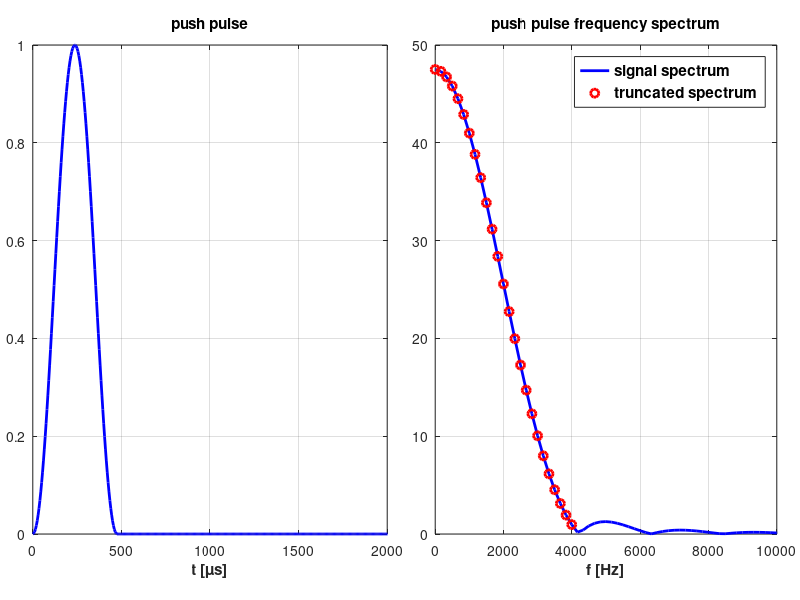

MATLAB code to generate this figure: (Note: this script raises an error after producing the figure.)
% This script loads mat files containing the harmonic Green's function for
% a transverse isotropic medium computed with the script
% "compGreeenFuncsMusclePulse.m". Each function is weighted with the 
% value of the signal's Fourier transform at the corresponding frequency. 
% The displacement generated by the applied signal is obtained
% form the inverse Fourier transform of the sum of all weighted Green's
% functions.
%
% Author: Fabrice Prieur
% Creation date: 04 june 2018
% Copyright: University of Oslo

clear all
% Definition of the signal and of the frequencies of interest. This part is
% the same as in the script "compGreeenFuncsMusclePulse.m"
tsignal=480e-6;
tsig=6e-3;
fs=200e3;
t=(0:1/fs:tsig);
freq=(0:length(t)-1)/length(t)*fs;
ix=find(t<=tsignal);
signal=zeros(1,length(t));
signal(ix)=hann(length(ix)).';
specsignal=fft(signal);
specRed=specsignal(1:25); % Reduced frequency spectrum
specRecon=0*specsignal;
specRecon(1:length(specRed))=specRed;
specRecon(end-length(specRed)+2:end)=conj(fliplr(specRed(2:end)));
signalRecon=real(ifft(specRecon)); % Reconstructed signal
% amplitude has to be adjusted since only part of the spectrum is taken
% into account
coef=max(signal)/max(signalRecon);
signalRecon=signalRecon*coef;

%% Plots
figure('color','w','Position',[251,378,829,420]);
subplot('position',[0.041,0.11,0.443,0.815]);
plot(t*1e6,signal,'b','linewidth',2);xlim([0 2000]);
xlabel('t [\mus]','fontweight','bold','fontsize',11);
title('push pulse');grid
subplot('position',[0.544,0.11,0.427,0.815]);
plot(freq,abs(specsignal),'b','linewidth',2);xlim([0 10000]);
hold on;plot(freq(1:length(specRed)),abs(specRed),'ro','linewidth',2);
legend({'signal spectrum','truncated spectrum'},'fontweight','bold','fontsize',11);
title('push pulse frequency spectrum');grid
xlabel('f [Hz]','fontweight','bold','fontsize',11);


%%
for i=1:length(specRed)
    fname=['Data\GreenFunctions_',int2str(i)];
    load(fname);
    omega=2*pi*freq(i);

    % Displacements only due to SV and SH waves
    xdispSV_Fx=squeeze(GrCoef1(:,:,2,1)+GsCoef1(:,:,2,1));
    xdispSH_Fx=squeeze(GrCoef1(:,:,3,1)+GsCoef1(:,:,3,1));
    zdispSV_Fx=squeeze(GrCoef1(:,:,2,2)+GsCoef1(:,:,2,2));
    zdispSH_Fx=squeeze(GrCoef1(:,:,3,2)+GsCoef1(:,:,3,2));
    % No z displacement due to SV

    xdispSV_Fz=squeeze(GrCoef3(:,:,2,1)+GsCoef3(:,:,2,1));
    xdispSH_Fz=squeeze(GrCoef3(:,:,3,1)+GsCoef3(:,:,3,1));
    zdispSV_Fz=squeeze(GrCoef3(:,:,2,2)+GsCoef3(:,:,2,2));
    % No z displacement due to SV
    if i==1 % do not need to take into account contribution at f=0
        Gx_Fx=zeros(size(GrCoef1,1),size(GrCoef1,2),length(signal));
        Gz_Fx=zeros(size(GrCoef1,1),size(GrCoef1,2),length(signal));
        Gx_Fz=zeros(size(GrCoef1,1),size(GrCoef1,2),length(signal));
        Gz_Fz=zeros(size(GrCoef1,1),size(GrCoef1,2),length(signal));
    else
        Gx_Fx(:,:,end-i+2)=squeeze(GrCoef1(:,:,2,1)+GsCoef1(:,:,2,1)+GrCoef1(:,:,3,1)+GsCoef1(:,:,3,1))*conj(specRed(i))*coef;    
        Gz_Fx(:,:,end-i+2)=squeeze(GrCoef1(:,:,2,2)+GsCoef1(:,:,2,2))*conj(specRed(i))*coef;
        Gx_Fz(:,:,end-i+2)=squeeze(GrCoef3(:,:,2,1)+GsCoef3(:,:,2,1)+GrCoef3(:,:,3,1)+GsCoef3(:,:,3,1))*conj(specRed(i))*coef;    
        Gz_Fz(:,:,end-i+2)=squeeze(GrCoef3(:,:,2,2)+GsCoef3(:,:,2,2))*conj(specRed(i))*coef;
    end

end


dispx_Fx=real(ifft(Gx_Fx,[],3));
dispz_Fx=real(ifft(Gz_Fx,[],3));
dispx_Fz=real(ifft(Gx_Fz,[],3));
dispz_Fz=real(ifft(Gz_Fz,[],3));

% displacements are computed only on one quadrant. Mirror it in both dir.
dispx_Fx=vertcat(flipud(dispx_Fx),dispx_Fx);
dispx_Fx=horzcat(fliplr(dispx_Fx),dispx_Fx);
dispz_Fx=vertcat(flipud(dispz_Fx),dispz_Fx);
dispz_Fx=horzcat(fliplr(dispz_Fx),dispz_Fx);
dispx_Fz=vertcat(flipud(dispx_Fz),dispx_Fz);
dispx_Fz=horzcat(fliplr(dispx_Fz),dispx_Fz);
dispz_Fz=vertcat(flipud(dispz_Fz),dispz_Fz);
dispz_Fz=horzcat(fliplr(dispz_Fz),dispz_Fz);

xx=horzcat(-fliplr(x),x);
zz=horzcat(-fliplr(z),z);

[X,Z]=meshgrid(xx,zz);

% Interpolation on a uniform grid to be able to convovle
dx=min(diff(x));
dz=min(diff(z));
xint=(-15e-3:dx:15e-3);
zint=(-15e-3:dz:15e-3);
[Xint,Zint]=meshgrid(xint,zint);

% keep only half of the signal length to speed up convolution computation
xdispShearFxInt=zeros(size(Xint,1),size(Xint,2),round(size(dispx_Fx,3)/2));
tred=t(1:size(xdispShearFxInt,3));
zdispShearFxInt=xdispShearFxInt;
xdispShearFzInt=xdispShearFxInt;
zdispShearFzInt=xdispShearFxInt;

% Set the very high values at the origin to 0. It's expected that the
% Green's function diverges at the source location.
for i=1:size(xdispShearFxInt,3)
    
    m=dispx_Fx(:,:,i);m(abs(m)>1)=0;
    xdispShearFxInt(:,:,i)=interp2(X,Z,m,Xint,Zint);    
    m=dispz_Fx(:,:,i);m(abs(m)>1)=0;
    zdispShearFxInt(:,:,i)=interp2(X,Z,m,Xint,Zint);

    m=dispx_Fz(:,:,i);m(abs(m)>1)=0;
    xdispShearFzInt(:,:,i)=interp2(X,Z,m,Xint,Zint);
    m=dispz_Fz(:,:,i);m(abs(m)>1)=0;
    zdispShearFzInt(:,:,i)=interp2(X,Z,m,Xint,Zint);
end

save('Data\displGridinPulse.mat','xint','zint','Xint','Zint','zdispShearFxInt','xdispShearFxInt','xdispShearFzInt','zdispShearFzInt','tred');

%% Plot
ds=2;
figure('color','w','position',[723,364,1114,420])
for i=1:40:size(dispx_Fx,3)
    subplot(1,2,1);
    imagesc(xx*1e3,zz*1e3,squeeze(sqrt(dispx_Fx(:,:,i).^2+dispz_Fx(:,:,i).^2)));caxis([-1 1]*1e-2);hold on;
%     quiver(xax(1:ds:end)*1e3,zax(1:ds:end)*1e3,squeeze(dispx_Fx(1:ds:end,1:ds:end,i)),squeeze(dispz_Fx(1:ds:end,1:ds:end,i)),'k');
    title(['disp from Fx, t = ',num2str(t(i)*1e3,'%.2f'),' ms']);
    colormap jet;axis('image');colorbar
    xlabel('x [mm]');ylabel('z [mm]')
    xlim([min(xx) max(xx)]*1e3);ylim([min(zz) max(zz)]*1e3);
    subplot(1,2,2);
    imagesc(xx*1e3,zz*1e3,squeeze(sqrt(dispx_Fz(:,:,i).^2+dispz_Fz(:,:,i).^2)));caxis([-1 1]*1e-3);hold on;
%     quiver(xax(1:ds:end)*1e3,zax(1:ds:end)*1e3,squeeze(dispx_Fz(1:ds:end,1:ds:end,i)),squeeze(dispz_Fz(1:ds:end,1:ds:end,i)),'k');
    title(['disp from Fz, t = ',num2str(t(i)*1e3,'%.2f'),' ms']);
    xlabel('x [mm]');ylabel('z [mm]');axis('image');colorbar
    xlim([min(xx) max(xx)]*1e3);ylim([min(zz) max(zz)]*1e3);
    pause(0.01);
end

